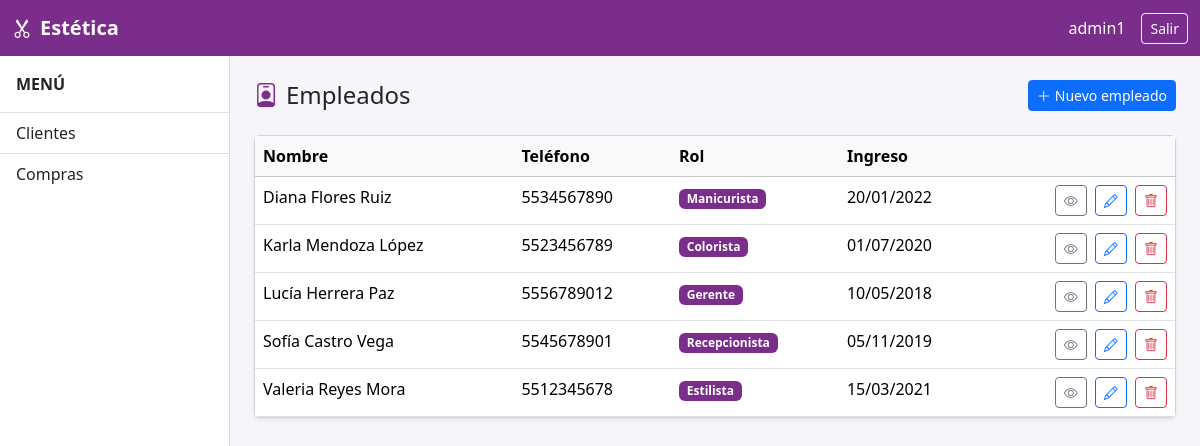
The page /empleados/ (signed in) on the database its author committed.
### apps/empleados/models.py (models this page shows, shortened)
class Empleado(models.Model):
    ROL_CHOICES = [
        ('estilista', 'Estilista'),
        ('colorista', 'Colorista'),
        ('manicurista', 'Manicurista'),
        ('recepcionista', 'Recepcionista'),
        ('gerente', 'Gerente'),
    ]
    nombre = models.CharField(max_length=50)
    telefono = models.CharField(max_length=50)
    rol = models.CharField(max_length=50, choices=ROL_CHOICES)
    fecha_ingreso = models.DateField()
    activo = models.BooleanField(default=True)
    class Meta:
        verbose_name = 'Empleado'
        verbose_name_plural = 'Empleados'
        ordering = ['nombre']

### apps/empleados/views.py (the view)
# urls.py: path('', views.empleado_list, name='list'),
@login_required
def empleado_list(request):
    queryset = Empleado.objects.filter(activo=True)
    paginator = Paginator(queryset, 10)
    page = request.GET.get('page')
    try:
        empleados = paginator.page(page)
    except PageNotAnInteger:
        empleados = paginator.page(1)
    except EmptyPage:
        empleados = paginator.page(paginator.num_pages)
    return render(request, 'empleados/list.html', {'empleados': empleados})

### templates/empleados/list.html (shortened to what this page needs)
{% extends "base.html" %}
{% block content %}
<div class="d-flex justify-content-between align-items-center mb-4">
  <h4 class="mb-0"><i class="bi bi-person-badge me-2" style="color:#7b2d8b"></i>Empleados</h4>
  <a href="{% url 'empleados:create' %}" class="btn btn-primary btn-sm">
    <i class="bi bi-plus-lg me-1"></i>Nuevo empleado
  </a>
</div>
<div class="card shadow-sm">
  <div class="card-body p-0">
    <table class="table table-hover mb-0">
      <thead class="table-light">
        <tr><th>Nombre</th><th>Teléfono</th><th>Rol</th><th>Ingreso</th><th></th></tr>
      </thead>
      <tbody>
        {% for e in empleados %}
        <tr>
          <td>{{ e.nombre }}</td>
          <td>{{ e.telefono }}</td>
          <td><span class="badge" style="background:#7b2d8b">{{ e.get_rol_display }}</span></td>
          <td>{{ e.fecha_ingreso|date:"d/m/Y" }}</td>
          <td class="text-end">
            <a href="{% url 'empleados:detail' e.pk %}" class="btn btn-sm btn-outline-secondary me-1"><i class="bi bi-eye"></i></a>
            <a href="{% url 'empleados:update' e.pk %}" class="btn btn-sm btn-outline-primary me-1"><i class="bi bi-pencil"></i></a>
            <a href="{% url 'empleados:delete' e.pk %}" class="btn btn-sm btn-outline-danger"><i class="bi bi-trash"></i></a>
          </td>
        </tr>
        {% empty %}
        <tr><td colspan="5" class="text-center text-muted py-4">Sin empleados registrados.</td></tr>
        {% endfor %}
      </tbody>
    </table>
  </div>
</div>
{% endblock %}

### templates/base.html (shortened to what this page needs)
<!DOCTYPE html>
<html lang="es">
<head>
  <link rel="stylesheet" href="https://cdn.jsdelivr.net/npm/bootstrap@5.3.3/dist/css/bootstrap.min.css">
  <link rel="stylesheet" href="https://cdn.jsdelivr.net/npm/bootstrap-icons@1.11.3/font/bootstrap-icons.min.css">
</head>
<body class="{% if user.is_authenticated %}logged-in{% endif %}">
<nav class="navbar navbar-estetica fixed-top">
  <div class="container-fluid">
    <a class="navbar-brand fw-bold" href="/"><i class="bi bi-scissors me-2"></i>Estética</a>
    {% if user.is_authenticated %}
    <div class="d-flex align-items-center gap-3">
      <span class="navbar-text">{{ user.username }}</span>
      <form method="post" action="/auth/logout/" class="m-0">
        {% csrf_token %}<button type="submit" class="btn btn-sm btn-outline-light">Salir</button>
      </form>
    </div>
    {% endif %}
  </div>
</nav>
{% if user.is_authenticated %}
<nav id="sidebar">
  <div class="p-3 fw-bold border-bottom">MENÚ</div>
  <div class="list-group list-group-flush">
    <a href="{% url 'clientes:list' %}" class="list-group-item list-group-item-action">Clientes</a>
    <a href="{% url 'operaciones:compra_list' %}" class="list-group-item list-group-item-action">Compras</a>
  </div>
</nav>
{% endif %}
<main id="main-content">
  {% block content %}{% endblock %}
</main>
</body>
</html>

### templates/base.html (style rules this page uses)
:root { --color-primary: #7b2d8b; --color-primary-dark: #5e2069; }
body { background-color: #f8f5fa; }
.navbar-estetica { background-color: var(--color-primary); }
.navbar-estetica .navbar-brand, .navbar-estetica .navbar-text { color: #fff !important; }
#sidebar { width: 230px; min-height: calc(100vh - 56px); background-color: #fff; border-right: 1px solid #e4d4ec; position: fixed; top: 56px; left: 0; z-index: 100; }
#main-content { margin-top: 56px; padding: 24px; min-height: calc(100vh - 56px); margin-left: 0; }
body.logged-in #main-content { margin-left: 230px; }

### rows shown on the page
Empleado: nombre "Diana Flores Ruiz", telefono "5534567890", rol "Manicurista", fecha_ingreso "20/01/2022"
Empleado: nombre "Karla Mendoza López", telefono "5523456789", rol "Colorista", fecha_ingreso "01/07/2020"
Empleado: nombre "Lucía Herrera Paz", telefono "5556789012", rol "Gerente", fecha_ingreso "10/05/2018"
Empleado: nombre "Sofía Castro Vega", telefono "5545678901", rol "Recepcionista", fecha_ingreso "05/11/2019"
Empleado: nombre "Valeria Reyes Mora", telefono "5512345678", rol "Estilista", fecha_ingreso "15/03/2021"

### other values the page prints
{{ user.username }} "admin1"
